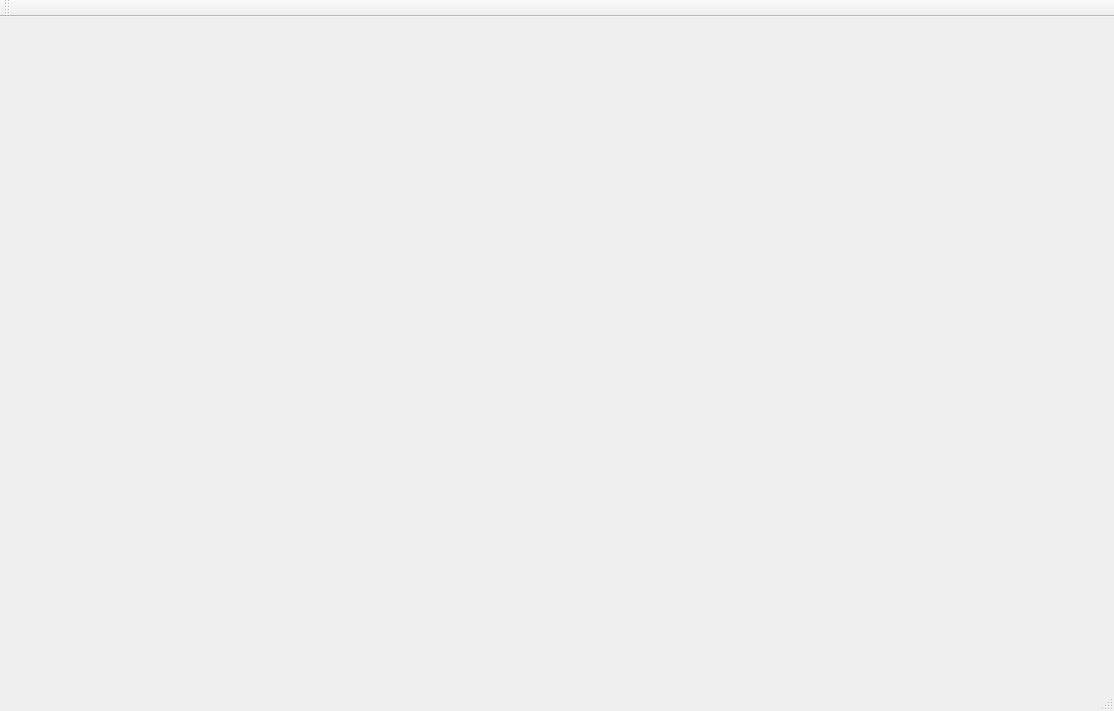
<?xml version="1.0" encoding="UTF-8"?>
<ui version="4.0">
 <class>MainWindow</class>
 <widget class="QMainWindow" name="MainWindow">
  <property name="geometry">
   <rect>
    <x>0</x>
    <y>0</y>
    <width>1114</width>
    <height>711</height>
   </rect>
  </property>
  <property name="windowTitle">
   <string>MainWindow</string>
  </property>
  <widget class="QWidget" name="centralWidget"/>
  <widget class="QMenuBar" name="menuBar">
   <property name="geometry">
    <rect>
     <x>0</x>
     <y>0</y>
     <width>1114</width>
     <height>26</height>
    </rect>
   </property>
  </widget>
  <widget class="QToolBar" name="mainToolBar">
   <attribute name="toolBarArea">
    <enum>TopToolBarArea</enum>
   </attribute>
   <attribute name="toolBarBreak">
    <bool>false</bool>
   </attribute>
  </widget>
  <widget class="QStatusBar" name="statusBar"/>
 </widget>
 <layoutdefault spacing="6" margin="11"/>
 <resources/>
 <connections/>
</ui>
